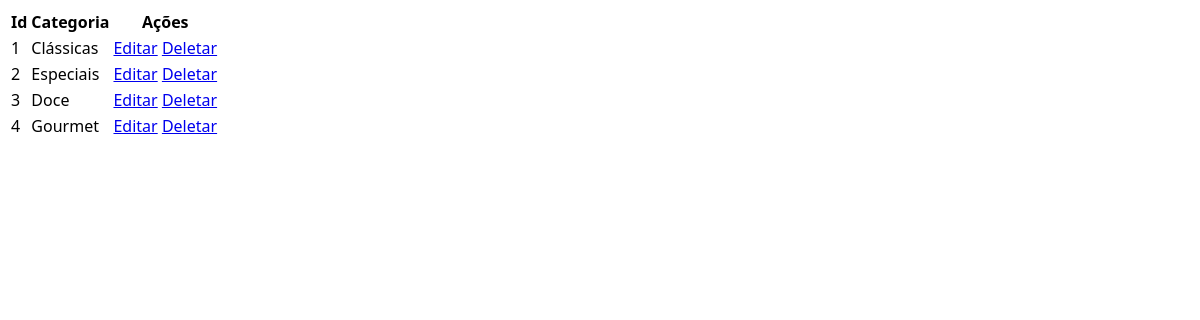
The page /lista_tipo.php on the database its author committed.
### tables this page shows
CREATE TABLE IF NOT EXISTS `tb_tipo` (
  `id` int(11) NOT NULL AUTO_INCREMENT,
  `tipo` varchar(50) NOT NULL,
  PRIMARY KEY (`id`)
);

### lista_tipo.php (the view, shortened to what this page needs)
<?php
include "backend/conexao.php";
try {
   $sql = "SELECT * FROM tb_tipo";
   $comando = $conexao->prepare($sql);
   $comando->execute();
   $tipos = $comando->fetchAll(PDO::FETCH_ASSOC);
} catch (PDOException $err) {
    error_log($err->getMessage());
    echo "Não foi possível listar os dados!";
}
?>
<!DOCTYPE html>
<html lang="pt-br">
<head>
    <link rel="stylesheet" href="css/style.css">
</head>
<body>
    <main>
        <table>
            <tr>
                <th>Id</th>
                <th>Categoria</th>
                <th>Ações</th>
            </tr>
            <?php
                foreach($tipos as $tipo):
            ?>
            <tr>
                <td><?php echo $tipo['id'];?></td>
                <td><?php echo $tipo['tipo'];?></td>
                <td>
                    <a href="editar_tipo.php?id=<?php echo $tipo['id'];?>">Editar</a>
                    <a href="backend/deletar_tipo.php?id=<?php echo $tipo['id'];?>">Deletar</a>
                </td>
            </tr>
            <?php
                endforeach;
            ?>
        </table>
    </main>
</body>
</html>

### css/style.css (style rules this page uses)
* { font-family: 'Segoe UI', Tahoma, Geneva, Verdana, sans-serif; box-sizing: border-box; }

### rows shown on the page
tb_tipo: id "1", tipo "Clássicas"
tb_tipo: id "2", tipo "Especiais"
tb_tipo: id "3", tipo "Doce"
tb_tipo: id "4", tipo "Gourmet"
